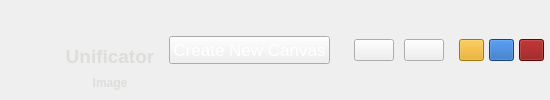
     <widget class="QFrame" name="frame">
      <property name="enabled">
       <bool>true</bool>
      </property>
      <property name="styleSheet">
       <string notr="true">QFrame { 
	margin: 0px;
	padding: 0px;
	border: none;
 }</string>
      </property>
      <property name="frameShape">
       <enum>QFrame::StyledPanel</enum>
      </property>
      <property name="frameShadow">
       <enum>QFrame::Raised</enum>
      </property>
      <layout class="QHBoxLayout" name="horizontalLayout">
       <property name="spacing">
        <number>0</number>
       </property>
       <property name="leftMargin">
        <number>0</number>
       </property>
       <property name="topMargin">
        <number>0</number>
       </property>
       <property name="rightMargin">
        <number>0</number>
       </property>
       <property name="bottomMargin">
        <number>0</number>
       </property>
       <item alignment="Qt::AlignHCenter">
        <widget class="QFrame" name="frame_4">
         <property name="minimumSize">
          <size>
           <width>160</width>
           <height>0</height>
          </size>
         </property>
         <property name="maximumSize">
          <size>
           <width>200</width>
           <height>16777215</height>
          </size>
         </property>
         <property name="inputMethodHints">
          <set>Qt::ImhNone</set>
         </property>
         <property name="frameShape">
          <enum>QFrame::NoFrame</enum>
         </property>
         <property name="frameShadow">
          <enum>QFrame::Plain</enum>
         </property>
         <property name="lineWidth">
          <number>0</number>
         </property>
         <layout class="QHBoxLayout" name="horizontalLayout_3">
          <property name="spacing">
           <number>0</number>
          </property>
          <property name="leftMargin">
           <number>0</number>
          </property>
          <property name="topMargin">
           <number>0</number>
          </property>
          <property name="rightMargin">
           <number>0</number>
          </property>
          <property name="bottomMargin">
           <number>0</number>
          </property>
          <item alignment="Qt::AlignLeft">
           <widget class="QFrame" name="frame_13">
            <property name="frameShape">
             <enum>QFrame::StyledPanel</enum>
            </property>
            <property name="frameShadow">
             <enum>QFrame::Raised</enum>
            </property>
            <layout class="QHBoxLayout" name="horizontalLayout_8">
             <property name="spacing">
              <number>0</number>
             </property>
             <property name="leftMargin">
              <number>0</number>
             </property>
             <property name="topMargin">
              <number>0</number>
             </property>
             <property name="rightMargin">
              <number>0</number>
             </property>
             <property name="bottomMargin">
              <number>0</number>
             </property>
             <item>
              <widget class="QLabel" name="label_6">
               <property name="sizePolicy">
                <sizepolicy hsizetype="Minimum" vsizetype="Expanding">
                 <horstretch>0</horstretch>
                 <verstretch>0</verstretch>
                </sizepolicy>
               </property>
               <property name="minimumSize">
                <size>
                 <width>60</width>
                 <height>40</height>
                </size>
               </property>
               <property name="maximumSize">
                <size>
                 <width>60</width>
                 <height>40</height>
                </size>
               </property>
               <property name="sizeIncrement">
                <size>
                 <width>0</width>
                 <height>0</height>
                </size>
               </property>
               <property name="font">
                <font>
                 <pointsize>11</pointsize>
                </font>
               </property>
               <property name="styleSheet">
                <string notr="true">image: url(:/images/images/logo3.png);</string>
               </property>
               <property name="frameShadow">
                <enum>QFrame::Raised</enum>
               </property>
               <property name="lineWidth">
                <number>0</number>
               </property>
               <property name="text">
                <string/>
               </property>
               <property name="alignment">
                <set>Qt::AlignLeading|Qt::AlignLeft|Qt::AlignVCenter</set>
               </property>
              </widget>
             </item>
            </layout>
           </widget>
          </item>
          <item>
           <widget class="QFrame" name="frame_12">
            <property name="frameShape">
             <enum>QFrame::StyledPanel</enum>
            </property>
            <property name="frameShadow">
             <enum>QFrame::Raised</enum>
            </property>
            <layout class="QVBoxLayout" name="verticalLayout_5">
             <property name="spacing">
              <number>0</number>
             </property>
             <property name="leftMargin">
              <number>0</number>
             </property>
             <property name="topMargin">
              <number>0</number>
             </property>
             <property name="rightMargin">
              <number>0</number>
             </property>
             <property name="bottomMargin">
              <number>0</number>
             </property>
             <item>
              <widget class="QLabel" name="label_5">
               <property name="sizePolicy">
                <sizepolicy hsizetype="Expanding" vsizetype="Minimum">
                 <horstretch>0</horstretch>
                 <verstretch>0</verstretch>
                </sizepolicy>
               </property>
               <property name="minimumSize">
                <size>
                 <width>30</width>
                 <height>30</height>
                </size>
               </property>
               <property name="maximumSize">
                <size>
                 <width>16777215</width>
                 <height>60</height>
                </size>
               </property>
               <property name="font">
                <font>
                 <pointsize>14</pointsize>
                 <weight>75</weight>
                 <italic>false</italic>
                 <bold>true</bold>
                 <underline>false</underline>
                 <strikeout>false</strikeout>
                 <stylestrategy>PreferDefault</stylestrategy>
                 <kerning>true</kerning>
                </font>
               </property>
               <property name="styleSheet">
                <string notr="true">color: rgb(222, 221, 218);</string>
               </property>
               <property name="text">
                <string>Unificator</string>
               </property>
               <property name="alignment">
                <set>Qt::AlignBottom|Qt::AlignHCenter</set>
               </property>
              </widget>
             </item>
             <item>
              <widget class="QLabel" name="label_7">
               <property name="sizePolicy">
                <sizepolicy hsizetype="Expanding" vsizetype="Minimum">
                 <horstretch>0</horstretch>
                 <verstretch>0</verstretch>
                </sizepolicy>
               </property>
               <property name="minimumSize">
                <size>
                 <width>30</width>
                 <height>16</height>
                </size>
               </property>
               <property name="maximumSize">
                <size>
                 <width>16777215</width>
                 <height>16</height>
                </size>
               </property>
               <property name="font">
                <font>
                 <pointsize>9</pointsize>
                 <weight>75</weight>
                 <italic>false</italic>
                 <bold>true</bold>
                 <underline>false</underline>
                 <strikeout>false</strikeout>
                 <stylestrategy>PreferDefault</stylestrategy>
                 <kerning>true</kerning>
                </font>
               </property>
               <property name="styleSheet">
                <string notr="true">color: rgb(222, 221, 218);</string>
               </property>
               <property name="text">
                <string>Image</string>
               </property>
               <property name="alignment">
                <set>Qt::AlignHCenter|Qt::AlignTop</set>
               </property>
              </widget>
             </item>
            </layout>
           </widget>
          </item>
         </layout>
        </widget>
       </item>
       <item>
        <widget class="QFrame" name="frame_6">
         <property name="sizePolicy">
          <sizepolicy hsizetype="Expanding" vsizetype="Preferred">
           <horstretch>0</horstretch>
           <verstretch>0</verstretch>
          </sizepolicy>
         </property>
         <property name="frameShape">
          <enum>QFrame::StyledPanel</enum>
         </property>
         <property name="frameShadow">
          <enum>QFrame::Raised</enum>
         </property>
         <layout class="QHBoxLayout" name="horizontalLayout_6">
          <property name="leftMargin">
           <number>0</number>
          </property>
          <property name="topMargin">
           <number>0</number>
          </property>
          <property name="rightMargin">
           <number>0</number>
          </property>
          <property name="bottomMargin">
           <number>0</number>
          </property>
          <item alignment="Qt::AlignLeft">
           <widget class="QFrame" name="frame_10">
            <property name="styleSheet">
             <string notr="true">color: rgb(255, 255, 255);
</string>
            </property>
            <property name="frameShape">
             <enum>QFrame::StyledPanel</enum>
            </property>
            <property name="frameShadow">
             <enum>QFrame::Raised</enum>
            </property>
            <layout class="QHBoxLayout" name="horizontalLayout_5">
             <property name="spacing">
              <number>0</number>
             </property>
             <property name="leftMargin">
              <number>9</number>
             </property>
             <property name="topMargin">
              <number>0</number>
             </property>
             <property name="rightMargin">
              <number>9</number>
             </property>
             <property name="bottomMargin">
              <number>0</number>
             </property>
             <item>
              <widget class="QPushButton" name="create_canvas_button">
               <property name="minimumSize">
                <size>
                 <width>0</width>
                 <height>0</height>
                </size>
               </property>
               <property name="font">
                <font>
                 <pointsize>13</pointsize>
                </font>
               </property>
               <property name="text">
                <string>Create New Canvas</string>
               </property>
               <property name="icon">
                <iconset resource="../resources/res.qrc">
                 <normaloff>:/icons/icons/icons8-plus.svg</normaloff>:/icons/icons/icons8-plus.svg</iconset>
               </property>
               <property name="iconSize">
                <size>
                 <width>20</width>
                 <height>20</height>
                </size>
               </property>
              </widget>
             </item>
            </layout>
           </widget>
          </item>
          <item alignment="Qt::AlignRight|Qt::AlignVCenter">
           <widget class="QFrame" name="frame_11">
            <property name="sizePolicy">
             <sizepolicy hsizetype="Preferred" vsizetype="Preferred">
              <horstretch>0</horstretch>
              <verstretch>0</verstretch>
             </sizepolicy>
            </property>
            <property name="frameShape">
             <enum>QFrame::StyledPanel</enum>
            </property>
            <property name="frameShadow">
             <enum>QFrame::Raised</enum>
            </property>
            <layout class="QHBoxLayout" name="horizontalLayout_7">
             <property name="spacing">
              <number>10</number>
             </property>
             <property name="topMargin">
              <number>0</number>
             </property>
             <property name="bottomMargin">
              <number>0</number>
             </property>
             <item>
              <widget class="QPushButton" name="pushButton">
               <property name="styleSheet">
                <string notr="true">image: url(:/icons/icons/arrow-87-64.png);</string>
               </property>
               <property name="text">
                <string/>
               </property>
              </widget>
             </item>
             <item>
              <widget class="QPushButton" name="pushButton_32">
               <property name="styleSheet">
                <string notr="true">image: url(:/icons/icons/arrow-55-64.gif);
QPushButton{
	
	background-color: rgb(38, 162, 105);
}
QPushButton:hover{
	background-color: rgb(165, 29, 45);
}</string>
               </property>
               <property name="text">
                <string/>
               </property>
              </widget>
             </item>
            </layout>
           </widget>
          </item>
         </layout>
        </widget>
       </item>
       <item alignment="Qt::AlignRight|Qt::AlignVCenter">
        <widget class="QFrame" name="frame_5">
         <property name="sizePolicy">
          <sizepolicy hsizetype="Expanding" vsizetype="Expanding">
           <horstretch>0</horstretch>
           <verstretch>0</verstretch>
          </sizepolicy>
         </property>
         <property name="minimumSize">
          <size>
           <width>0</width>
           <height>0</height>
          </size>
         </property>
         <property name="frameShape">
          <enum>QFrame::NoFrame</enum>
         </property>
         <property name="frameShadow">
          <enum>QFrame::Raised</enum>
         </property>
         <layout class="QHBoxLayout" name="horizontalLayout_4">
          <property name="spacing">
           <number>5</number>
          </property>
          <property name="leftMargin">
           <number>6</number>
          </property>
          <property name="topMargin">
           <number>15</number>
          </property>
          <property name="rightMargin">
           <number>6</number>
          </property>
          <property name="bottomMargin">
           <number>15</number>
          </property>
          <item>
           <widget class="QPushButton" name="pushButton_4">
            <property name="sizePolicy">
             <sizepolicy hsizetype="Minimum" vsizetype="Minimum">
              <horstretch>0</horstretch>
              <verstretch>0</verstretch>
             </sizepolicy>
            </property>
            <property name="minimumSize">
             <size>
              <width>10</width>
              <height>10</height>
             </size>
            </property>
            <property name="maximumSize">
             <size>
              <width>25</width>
              <height>25</height>
             </size>
            </property>
            <property name="styleSheet">
             <string notr="true">image: url(:/icons/icons/minus-small.svg);
background-color: rgb(229, 165, 10);</string>
            </property>
            <property name="text">
             <string/>
            </property>
           </widget>
          </item>
          <item>
           <widget class="QPushButton" name="pushButton_3">
            <property name="sizePolicy">
             <sizepolicy hsizetype="Minimum" vsizetype="Minimum">
              <horstretch>0</horstretch>
              <verstretch>0</verstretch>
             </sizepolicy>
            </property>
            <property name="minimumSize">
             <size>
              <width>10</width>
              <height>10</height>
             </size>
            </property>
            <property name="maximumSize">
             <size>
              <width>25</width>
              <height>25</height>
             </size>
            </property>
            <property name="styleSheet">
             <string notr="true">image: url(:/icons/icons/expand.svg);
background-color: rgb(26, 95, 180);</string>
            </property>
            <property name="text">
             <string/>
            </property>
           </widget>
          </item>
          <item>
           <widget class="QPushButton" name="pushButton_2">
            <property name="sizePolicy">
             <sizepolicy hsizetype="Minimum" vsizetype="Minimum">
              <horstretch>0</horstretch>
              <verstretch>0</verstretch>
             </sizepolicy>
            </property>
            <property name="minimumSize">
             <size>
              <width>10</width>
              <height>10</height>
             </size>
            </property>
            <property name="maximumSize">
             <size>
              <width>25</width>
              <height>25</height>
             </size>
            </property>
            <property name="styleSheet">
             <string notr="true">image: url(:/icons/icons/cross(1).svg);
background-color: rgb(137, 5, 5);
</string>
            </property>
            <property name="text">
             <string/>
            </property>
           </widget>
          </item>
         </layout>
        </widget>
       </item>
      </layout>
     </widget>
